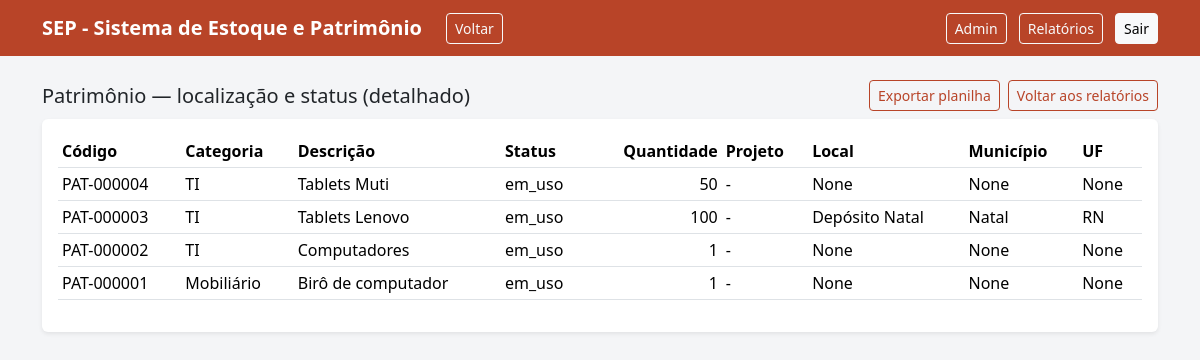
Screenshot of /admin/relatorios/patrimonio (signed in) with the database file from the repository.
### models.py (models this page shows)
class PatrimonioItem(db.Model):
    __tablename__ = "patrimonio_item"
    id = db.Column(db.Integer, primary_key=True)
    codigo = db.Column(db.String(20), unique=True, nullable=False)  # PAT-000001
    categoria = db.Column(db.String(120), nullable=False)
    descricao = db.Column(db.String(250), nullable=False)
    marca = db.Column(db.String(120), nullable=True)
    modelo = db.Column(db.String(120), nullable=True)
    serial = db.Column(db.String(120), nullable=True)
    data_aquisicao = db.Column(db.Date, nullable=True)
    valor = db.Column(db.Float, nullable=True)
    status = db.Column(db.String(40), nullable=False, default="em_uso")  # em_uso, em_estoque, alocado, manutencao, baixado
    local_atual_id = db.Column(db.Integer, db.ForeignKey("local.id"), nullable=True)
    projeto_atual_id = db.Column(db.Integer, db.ForeignKey("projeto.id"), nullable=True)
    projeto_atual = db.relationship("Projeto", foreign_keys=[projeto_atual_id])
    projeto_id = db.Column(db.Integer, db.ForeignKey("projeto.id"), nullable=True)
    responsavel = db.Column(db.String(120), nullable=True)
    observacao = db.Column(db.Text, nullable=True)
    created_at = db.Column(db.DateTime, default=datetime.utcnow, nullable=False)

### app.py (the view)
    @app.route("/admin/relatorios/patrimonio")
    @admin_required
    def admin_relatorios_patrimonio():
        page = request.args.get("page", type=int) or 1
        per_page = request.args.get("per_page", type=int) or 50
        per_page = max(10, min(per_page, 200))
        sub_last = (db.session.query(
                        PatrimonioMov.item_id.label("item_id"),
                        func.max(PatrimonioMov.data).label("max_data")
                    )
                    .group_by(PatrimonioMov.item_id)
                    .subquery())
        last_mv = (db.session.query(
                        PatrimonioMov.item_id.label("item_id"),
                        PatrimonioMov.qtd.label("qtd"))
                .join(sub_last, (PatrimonioMov.item_id == sub_last.c.item_id) &
                                (PatrimonioMov.data == sub_last.c.max_data))
                .subquery())
        q = (db.session.query(
                PatrimonioItem.codigo.label("codigo"),
                PatrimonioItem.categoria.label("categoria"),
                PatrimonioItem.descricao.label("descricao"),
                PatrimonioItem.status.label("status"),
                Local.nome.label("local"),
                Municipio.nome.label("municipio"),
                Estado.sigla.label("uf"),
                func.coalesce(last_mv.c.qtd, 1).label("qtd"),
                Projeto.nome.label("projeto"),
            )
            .outerjoin(Local, PatrimonioItem.local_atual_id == Local.id)
            .outerjoin(Municipio, Local.municipio_id == Municipio.id)
            .outerjoin(Estado, Municipio.estado_id == Estado.id)
            .outerjoin(last_mv, last_mv.c.item_id == PatrimonioItem.id)
            .outerjoin(Projeto, PatrimonioItem.projeto_atual_id == Projeto.id)
        )
        total = q.count()
        total_pages = max(1, (total + per_page - 1) // per_page)
        page = max(1, min(page, total_pages))
        rows = (q.order_by(PatrimonioItem.id.desc())
                .offset((page - 1) * per_page)
                .limit(per_page)
                .all())
        items = [{
            "codigo": r.codigo,
            "categoria": r.categoria,
            "descricao": r.descricao,
            "status": r.status,
            "local": r.local,
            "municipio": r.municipio,
            "uf": r.uf,
            "qtd": int(r.qtd or 1),
            "projeto": r.projeto,
        } for r in rows]
        return render_template(
            "admin_relatorios_patrimonio.html",
            items=items,
            page=page,
            per_page=per_page,
            total_pages=total_pages,
            total=total,
        )

### templates/admin_relatorios_patrimonio.html (shortened to what this page needs)
{% extends "base.html" %}
{% block content %}
<div class="d-flex justify-content-between align-items-center flex-wrap gap-2 mb-2">
  <h1 class="h5 mb-0">Patrimônio — localização e status (detalhado)</h1>
  <div class="d-flex gap-2 flex-wrap">
    <a class="btn btn-sm btn-outline-primary" href="{{ url_for('export_patrimonio_xlsx') }}">Exportar planilha</a>
    <a class="btn btn-sm btn-outline-primary" href="{{ url_for('admin_relatorios') }}">Voltar aos relatórios</a>
  </div>
</div>
<div class="card shadow-sm">
  <div class="card-body">
    <div class="table-responsive">
      <table class="table table-sm">
        <thead><tr><th>Código</th><th>Categoria</th><th>Descrição</th><th>Status</th><th class="text-end">Quantidade</th><th>Projeto</th><th>Local</th><th>Município</th><th>UF</th></tr></thead>
        <tbody>
          {% for it in items %}
            <tr>
              <td>{{ it.codigo }}</td>
              <td>{{ it.categoria }}</td>
              <td>{{ it.descricao }}</td>
              <td>{{ it.status }}</td><td class="text-end">{{ it.qtd }}</td><td>{{ it.projeto or '-' }}</td>
              <td>{{ it.local }}</td>
              <td>{{ it.municipio }}</td>
              <td>{{ it.uf }}</td>
            </tr>
          {% endfor %}
        </tbody>
      </table>
    </div>
  </div>
</div>
{% endblock %}

### templates/base.html (style rules this page uses)
:root { --sep-primary:#B84428; --sep-secondary:#5B91C6; --sep-accent:#E2B353; --sep-bg:#f4f5f7; --sep-dark:#1f2937; }
body { background: var(--sep-bg); }
.btn-outline-primary { border-color: var(--sep-primary); color: var(--sep-primary); }
a { color: var(--sep-secondary); }
.card { border: none; }

### rows the page displays
PatrimonioItem: codigo "PAT-000004", categoria "TI", descricao "Tablets Muti", status "em_uso", qtd "50", projeto "-", local "None", municipio "None", uf "None"
PatrimonioItem: codigo "PAT-000003", categoria "TI", descricao "Tablets Lenovo", status "em_uso", qtd "100", projeto "-", local "Depósito Natal", municipio "Natal", uf "RN"
PatrimonioItem: codigo "PAT-000002", categoria "TI", descricao "Computadores", status "em_uso", qtd "1", projeto "-", local "None", municipio "None", uf "None"
PatrimonioItem: codigo "PAT-000001", categoria "Mobiliário", descricao "Birô de computador", status "em_uso", qtd "1", projeto "-", local "None", municipio "None", uf "None"

### other values shown
{{ app_title or "SEP" }} "SEP - Sistema de Estoque e Patrimônio"
